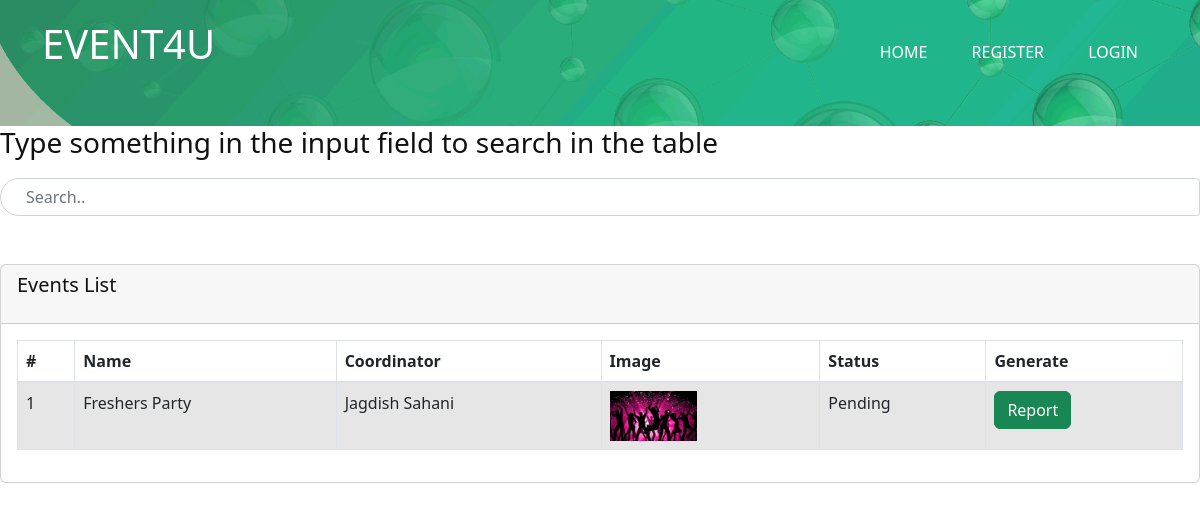
The page /report/ (signed in) on the database its author committed.
### eventbrite_app/models.py (models this page shows, shortened)
class Event(models.Model):
    coordinator=models.ForeignKey(Coordinator,on_delete=models.CASCADE,null=False,blank=False)
    name=models.CharField(max_length=100,null=False,blank=False)
    description=models.TextField(null=False,blank=False)
    image=models.ImageField(upload_to='events')
    status=models.CharField(max_length=50,choices=STATUS,null=False,blank=False)
    upi=models.CharField(max_length=100,blank=True,null=True)
    totalMoney=models.PositiveIntegerField(null=True,blank=True)
    createdAt=models.DateTimeField(auto_now_add=True)
    eventDate=models.DateTimeField(auto_now=True)

class Coordinator(models.Model):
    name=models.CharField(max_length=50,null=False,blank=False)
    branch=models.CharField(max_length=50,choices=BRANCH)
    semester=models.CharField(max_length=50,choices=SEMESTER)
    rollNumber=models.PositiveIntegerField(null=False,blank=False)
    erp=models.PositiveBigIntegerField(null=False,blank=False)
    createdAt=models.DateTimeField(auto_now_add=True)
    updatedAt=models.DateTimeField(auto_now=True)
    def __str__(self):
        return self.name

### eventbrite_app/views.py (the view)
# urls.py: path('report/',report,name='report'),
@login_required(login_url='login')
def report(request):
    events=Event.objects.all()
    context={
        'events':events
    }
    return render(request,'eventbrite/report.html',context)

### eventbrite_app/templates/eventbrite/report.html (shortened to what this page needs)
<!DOCTYPE html>
<html lang="en">
{% load static %}
<head>
	<link rel="stylesheet" type="text/css" href="{% static 'home/css/bootstrap.min.css' %}">
	<link rel="stylesheet" type="text/css" href="{% static 'home/css/style.css' %}">
	<link rel="stylesheet" href="{% static 'home/css/responsive.css' %}">
	<link rel="stylesheet" href="{% static 'home/css/jquery.mCustomScrollbar.min.css' %}">
	<link rel="stylesheet" href="https://netdna.bootstrapcdn.com/font-awesome/4.0.3/css/font-awesome.css">
	<link rel="stylesheet" href="https://cdnjs.cloudflare.com/ajax/libs/fancybox/2.1.5/jquery.fancybox.min.css"
		media="screen">
	<link href="https://cdn.jsdelivr.net/npm/bootstrap@5.2.3/dist/css/bootstrap.min.css" rel="stylesheet">
</head>
<body>
	<header id="home" class="section">
		<div class="header_main">
			<div class="header">
				<div class="container">
					<div class="row">
						<div class="col-xl-3 col-lg-3 col-md-3 col-sm-3 col logo_section">
							<div class="full">
								<div class="center-desk">
									<div class="logo">
										<h1 style="color:white;">EVENT4U</h1>
									</div>
								</div>
							</div>
						</div>
						<div class="col-xl-9 col-lg-9 col-md-9 col-sm-9">
							<div class="menu-area">
								<div class="limit-box">
									<nav class="main-menu">
										<ul class="menu-area-main">
											<li><a href="{% url 'home' %}">Home</a></li>
											{% if request.user.is_staff %}
											<li><a href="{% url 'register' %}">Report</a></li>
											{% else %}
											<li><a href="{% url 'register' %}">Register</a></li>
											<li><a href="{% url 'login' %}">Login</a></li>
											{% endif %}
										</ul>
									</nav>
								</div>
							</div>
						</div>
					</div>
				</div>
			</div>
	</header>
	<div>
		<h3>Type something in the input field to search in the table</h3>
		<input class="form-control" id="myInput" type="text" placeholder="Search..">
		<br><br>
	</div>
	<div class="row">
		<div class="col-md-12">
			<div class="card">
				<div class="card-header">
					<div class="row">
						<div class="col-md-5">
							<h5>Events List</h5>
						</div>
					</div>
				</div>
				<div class="card-body">
					<table class="table table-striped table-bordered datatable dataTable no-footer"
						id="DataTables_Table_0" role="grid" aria-describedby="DataTables_Table_0_info"
						style="border-collapse: collapse !important">
						<thead>
							<tr role="row">
								<th>#</th>
								<th>Name</th>
								<th>Coordinator</th>
								<th class='ctg_image'>Image</th>
								<th>Status</th>
								<th>Generate</th>
							</tr>
						</thead>
						<tbody id="myTable">
							{% for event in events %}
							<tr>
								<td>{{ forloop.counter }}</td>
								<td>{{ event.name}}</td>
								<td>{{ event.coordinator }}</td>
								<td class="ctg_image"><img class="ctg_image" src="{{ event.image.url }}" alt="Image"
										height="50px"></td>
								<td>{{ event.status }}</td>
								<td> <a class="btn btn-success" href="{% url 'generatereport' event.id %}">Report</a>
								</td>
							</tr>
							{% endfor %}
						</tbody>
					</table>
				</div>
			</div>
		</div>
	</div>
</body>
</html>

### eventbrite_app/static/home/css/style.css (style rules this page uses)
* { box-sizing: border-box !important; transition: ease all 0.5s; }
html { scroll-behavior: smooth; }
body { color: #666666; font-size: 14px; font-family: 'Raleway', sans-serif;; line-height: 1.80857; font-weight: normal; overflow-x: hidden; }
a { color: #1f1f1f; text-decoration: none !important; outline: none !important; -webkit-transition: all .3s ease-in-out; -moz-transition: all .3s ease-in-out; -ms-transition: all .3s ease-in-out; -o-transition: all .3s ease-in-out; transition: all .3s ease-in-out; }
h1, h2, h3, h4, h5, h6 { letter-spacing: 0; font-weight: normal; position: relative; padding: 0 0 10px 0; font-weight: normal; line-height: normal; color: #111111; margin: 0 }
h1 { font-size: 48px }
h3 { font-size: 18px }
h5 { font-size: 14px }
*, *::after, *::before { -webkit-box-sizing: border-box; -moz-box-sizing: border-box; box-sizing: border-box; }
ul, li, ol { margin: 0px; padding: 0px; list-style: none; }
a { color: #ffffff; text-decoration: none; outline: none !important; }
.center-desk { width: 100%; float: left; padding-bottom: 20px; }
.header_main { width: 100%; float: left; background-image: url(../images/banner.png); height: auto; padding-top: 20px; padding-bottom: 20px; background-size:cover; background-size: 100%; background-repeat: no-repeat; }
.main-menu ul>li a { line-height: 20px; font-size: 16px; display: block; font-weight: 500; color: #ffffff; padding: 22px 20px; text-transform: uppercase; }
nav.main-menu { float: right; margin-left: 0; }
.main-menu ul { margin: 0; list-style-type: none; margin-bottom: 10px; }
.main-menu ul li:first-child { margin-left: 0; }
.main-menu ul>li { position: inherit; display: inline-block; vertical-align: middle; }
.logo { width: 100%; float: left; }
.form-control:not(:last-child) { border-top-left-radius: 30px; border-bottom-left-radius: 30px; padding-left: 25px; }

### rows shown on the page
Event: name "Freshers Party", coordinator "Jagdish Sahani", image (picture), status "Pending"
